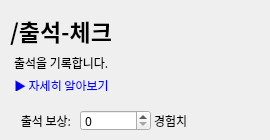
   <widget class="QWidget" name="attendanceCheck">
    <widget class="QTextBrowser" name="addWarnDescriptionTextBrowser_10">
     <property name="geometry">
      <rect>
       <x>10</x>
       <y>50</y>
       <width>251</width>
       <height>41</height>
      </rect>
     </property>
     <property name="font">
      <font>
       <family>맑은 고딕</family>
      </font>
     </property>
     <property name="styleSheet">
      <string notr="true">background: transparent; border: none;</string>
     </property>
     <property name="verticalScrollBarPolicy">
      <enum>Qt::ScrollBarAlwaysOff</enum>
     </property>
     <property name="horizontalScrollBarPolicy">
      <enum>Qt::ScrollBarAlwaysOff</enum>
     </property>
     <property name="html">
      <string>&lt;!DOCTYPE HTML PUBLIC &quot;-//W3C//DTD HTML 4.0//EN&quot; &quot;http://www.w3.org/TR/REC-html40/strict.dtd&quot;&gt;
&lt;html&gt;&lt;head&gt;&lt;meta name=&quot;qrichtext&quot; content=&quot;1&quot; /&gt;&lt;style type=&quot;text/css&quot;&gt;
p, li { white-space: pre-wrap; }
&lt;/style&gt;&lt;/head&gt;&lt;body style=&quot; font-family:'맑은 고딕','맑은 고딕'; font-size:9pt; font-weight:400; font-style:normal;&quot;&gt;
&lt;p style=&quot; margin-top:0px; margin-bottom:5px; margin-left:0px; margin-right:0px; -qt-block-indent:0; text-indent:0px;&quot;&gt;출석을 기록합니다.&lt;/p&gt;
&lt;p style=&quot; margin-top:0px; margin-bottom:5px; margin-left:0px; margin-right:0px; -qt-block-indent:0; text-indent:0px;&quot;&gt;&lt;a href=&quot;https://github.com/pandamgay/gui_discord_bot/blob/main/commands.md#17&quot;&gt;&lt;span style=&quot; text-decoration: underline; color:#0000ff;&quot;&gt;▶ 자세히 알아보기&lt;/span&gt;&lt;/a&gt;&lt;/p&gt;&lt;/body&gt;&lt;/html&gt;</string>
     </property>
    </widget>
    <widget class="QLabel" name="titleLabel_9">
     <property name="geometry">
      <rect>
       <x>10</x>
       <y>10</y>
       <width>201</width>
       <height>41</height>
      </rect>
     </property>
     <property name="font">
      <font>
       <family>맑은 고딕</family>
       <pointsize>17</pointsize>
       <weight>75</weight>
       <bold>true</bold>
      </font>
     </property>
     <property name="text">
      <string>/출석-체크</string>
     </property>
    </widget>
    <widget class="QSpinBox" name="defaultUntilSpinBox_4">
     <property name="geometry">
      <rect>
       <x>80</x>
       <y>110</y>
       <width>71</width>
       <height>21</height>
      </rect>
     </property>
     <property name="font">
      <font>
       <family>맑은 고딕</family>
      </font>
     </property>
     <property name="maximum">
      <number>2147483647</number>
     </property>
    </widget>
    <widget class="QLabel" name="defaultUntilLabel_4">
     <property name="geometry">
      <rect>
       <x>10</x>
       <y>110</y>
       <width>61</width>
       <height>21</height>
      </rect>
     </property>
     <property name="font">
      <font>
       <family>맑은 고딕</family>
      </font>
     </property>
     <property name="text">
      <string>출석 보상:</string>
     </property>
     <property name="alignment">
      <set>Qt::AlignRight|Qt::AlignTrailing|Qt::AlignVCenter</set>
     </property>
    </widget>
    <widget class="QLabel" name="defaultUntilLabel_5">
     <property name="geometry">
      <rect>
       <x>154</x>
       <y>110</y>
       <width>101</width>
       <height>21</height>
      </rect>
     </property>
     <property name="font">
      <font>
       <family>맑은 고딕</family>
      </font>
     </property>
     <property name="text">
      <string>경험치</string>
     </property>
     <property name="alignment">
      <set>Qt::AlignLeading|Qt::AlignLeft|Qt::AlignVCenter</set>
     </property>
    </widget>
   </widget>
